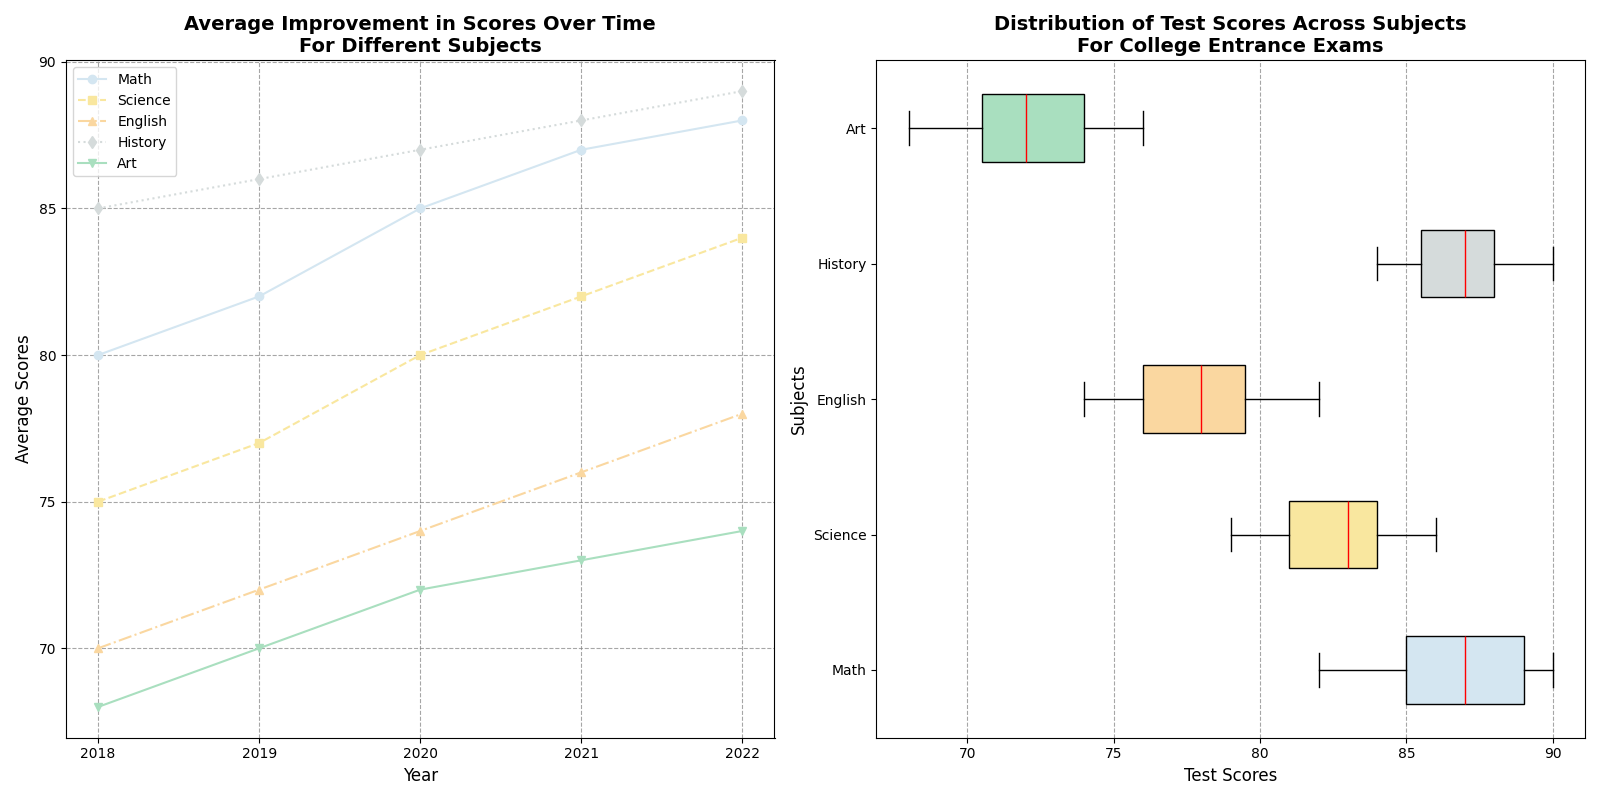

This figure's Python source:
import matplotlib.pyplot as plt
import numpy as np

# Test scores for different subjects
math_scores = [82, 89, 90, 85, 88, 86, 87, 85, 89, 90, 87, 88, 84, 85, 89]
science_scores = [79, 81, 83, 80, 82, 84, 81, 85, 86, 83, 80, 82, 85, 84, 83]
english_scores = [75, 78, 77, 80, 82, 76, 78, 74, 79, 81, 80, 77, 76, 75, 78]
history_scores = [88, 85, 87, 86, 89, 90, 85, 84, 88, 86, 87, 88, 89, 85, 86]
art_scores = [70, 72, 68, 73, 75, 71, 72, 69, 74, 76, 74, 71, 70, 73, 75]

years = np.array([2018, 2019, 2020, 2021, 2022])
avg_math_scores = np.array([80, 82, 85, 87, 88])
avg_science_scores = np.array([75, 77, 80, 82, 84])
avg_english_scores = np.array([70, 72, 74, 76, 78])
avg_history_scores = np.array([85, 86, 87, 88, 89])
avg_art_scores = np.array([68, 70, 72, 73, 74])

# Create the plots with 1 row and 2 columns
fig, (ax1, ax2) = plt.subplots(1, 2, figsize=(16, 8))

# Line Plot (Moved to ax1)
ax1.plot(years, avg_math_scores, label='Math', color='#D4E6F1', marker='o', linestyle='-')
ax1.plot(years, avg_science_scores, label='Science', color='#F9E79F', marker='s', linestyle='--')
ax1.plot(years, avg_english_scores, label='English', color='#FAD7A0', marker='^', linestyle='-.')
ax1.plot(years, avg_history_scores, label='History', color='#D5DBDB', marker='d', linestyle=':')
ax1.plot(years, avg_art_scores, label='Art', color='#A9DFBF', marker='v', linestyle='-')

ax1.set_title('Average Improvement in Scores Over Time\nFor Different Subjects', fontsize=14, fontweight='bold')
ax1.set_xlabel('Year', fontsize=12)
ax1.set_ylabel('Average Scores', fontsize=12)
ax1.legend(loc='upper left', fontsize=10)
ax1.xaxis.set_major_locator(plt.MaxNLocator(integer=True))
ax1.grid(True, linestyle='--', which='major', color='grey', alpha=0.7)

# Box Plot (Moved to ax2)
subjects = ['Math', 'Science', 'English', 'History', 'Art']
test_scores = [math_scores, science_scores, english_scores, history_scores, art_scores]
box_colors = ['#D4E6F1', '#F9E79F', '#FAD7A0', '#D5DBDB', '#A9DFBF']

box = ax2.boxplot(test_scores, vert=False, patch_artist=True,
                  boxprops=dict(color='black'),
                  whiskerprops=dict(color='black'),
                  capprops=dict(color='black'),
                  flierprops=dict(marker='o', color='black', alpha=0.5),
                  medianprops=dict(color='red'))

for patch, color in zip(box['boxes'], box_colors):
    patch.set_facecolor(color)

ax2.set_yticklabels(subjects)
ax2.set_title('Distribution of Test Scores Across Subjects\nFor College Entrance Exams', fontsize=14, fontweight='bold')
ax2.set_xlabel('Test Scores', fontsize=12)
ax2.set_ylabel('Subjects', fontsize=12)
ax2.xaxis.grid(True, linestyle='--', which='major', color='grey', alpha=0.7)

# Adjust layout
plt.tight_layout()

# Show the plot
plt.show()
